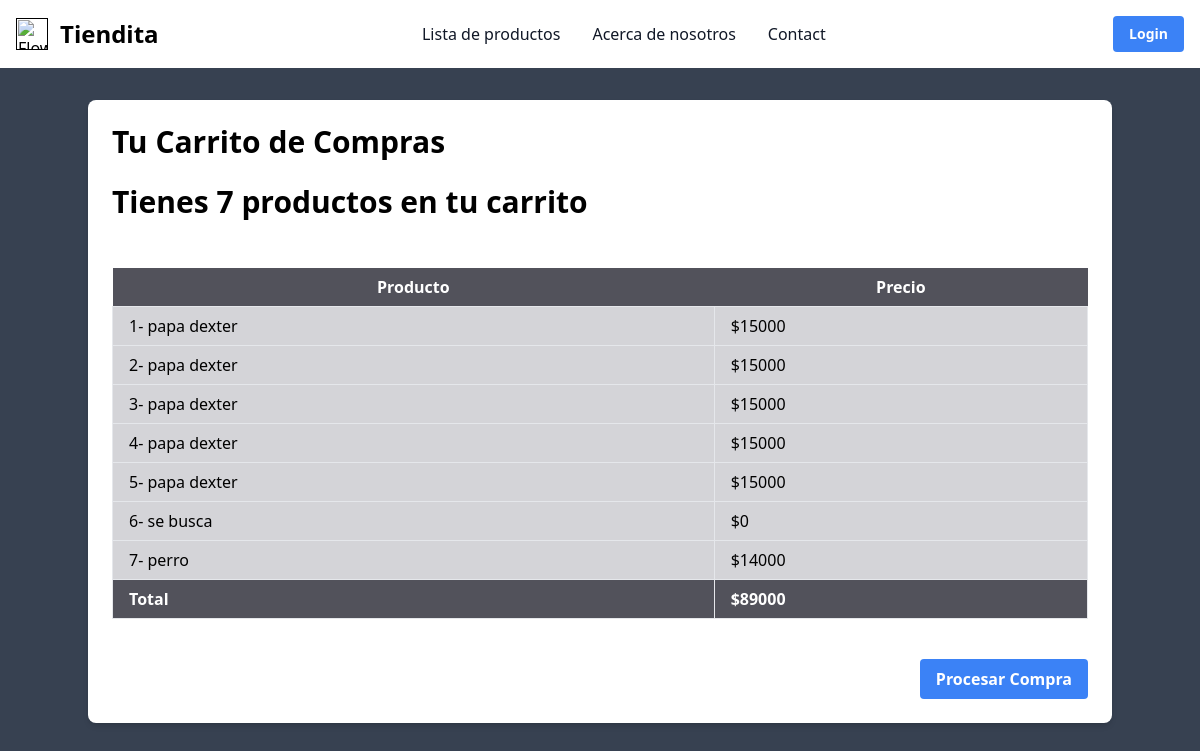
The page /tienda/carro-compra/1 on the database its author committed.
### tienda/models.py (models this page shows)
class Compra(models.Model):
    nombreCompra = models.CharField(max_length=100, null=False)
    precioCompra = models.IntegerField(default=0, null=False)
    usuarioID = models.ForeignKey(User, on_delete=models.CASCADE)
    postID = models.ForeignKey(Post, on_delete=models.CASCADE)

### tienda/views.py (the view)
# urls.py: path("carro-compra/<int:user_id>", VerCarro.as_view(), name="carro"),
class VerCarro(View):
    def get(self, request, user_id, *args, **kwargs):
        compras = Compra.objects.filter(usuarioID__id=user_id)
        total_precio = sum(compra.precioCompra for compra in compras)
        total_compra = compras.count()
        context = {
            "compras": compras,
            "total_precio": total_precio,
            "total_compra": total_compra,
        }
        return render(request, "productos/carro_compra.html", context)

### templates/productos/carro_compra.html
{% extends "base.html" %}
{% load static %}
{% block content %}
<div class="container mx-auto mt-8 p-6 bg-white shadow-md rounded-lg">
    <h2 class="text-3xl font-bold mb-6">Tu Carrito de Compras</h2>
    {% if not compras %}
        <p class="text-center text-gray-600 mt-8">No tienes nada en el carro</p>
    {% else %}
    {% if total_compra == 1 %}
        <h2 class="text-3xl font-bold mb-6">Tienes {{total_compra}} producto en tu carrito</h2>
    {% else %}
        <h2 class="text-3xl font-bold mb-6">Tienes {{total_compra}} productos en tu carrito</h2>
    {% endif %}
    <br>
        <table class="min-w-full bg-white">
            <thead>
                <tr>
                    <th class="py-2 bg-zinc-600 text-white">Producto</th>
                    <th class="py-2 bg-zinc-600 text-white">Precio</th>
                </tr>
            </thead>
            <tbody>
                {% for compra in compras %}
                <tr>
                    <td class="border px-4 py-2 bg-zinc-300">{{ compra.id }}- {{ compra.nombreCompra }}</td>
                    <td class="border px-4 py-2 bg-zinc-300">${{ compra.precioCompra }}</td>
                </tr>
                {% endfor %}
                <tr>
                    <td class="border px-4 py-2 bg-zinc-600 text-white font-bold">Total</td>
                    <td class="border px-4 py-2 font-bold bg-zinc-600 text-white">${{ total_precio }}</td>
                </tr>
            </tbody>
        </table>
        <br>
        <div class="flex justify-end">
            <a href="#" class="mt-4 bg-blue-500 hover:bg-blue-700 text-white font-bold py-2 px-4 rounded">Procesar Compra</a>
        </div>
    {% endif %}
</div>
{% endblock content %}

### rows shown on the page
Compra: id "1", nombreCompra "papa dexter", precioCompra "15000"
Compra: id "2", nombreCompra "papa dexter", precioCompra "15000"
Compra: id "3", nombreCompra "papa dexter", precioCompra "15000"
Compra: id "4", nombreCompra "papa dexter", precioCompra "15000"
Compra: id "5", nombreCompra "papa dexter", precioCompra "15000"
Compra: id "6", nombreCompra "se busca", precioCompra "0"
Compra: id "7", nombreCompra "perro", precioCompra "14000"

### other values the page prints
{{ total_compra }} "7"
{{ total_precio }} "89000"
